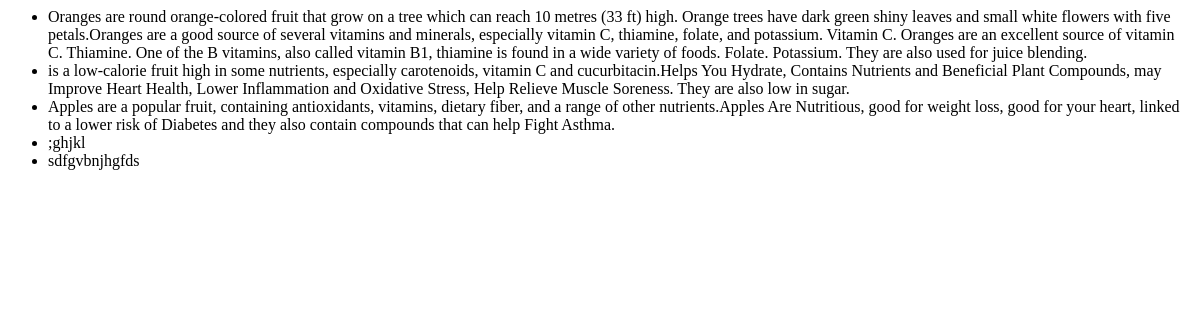
/product/, run on an earlier commit of the app's database.
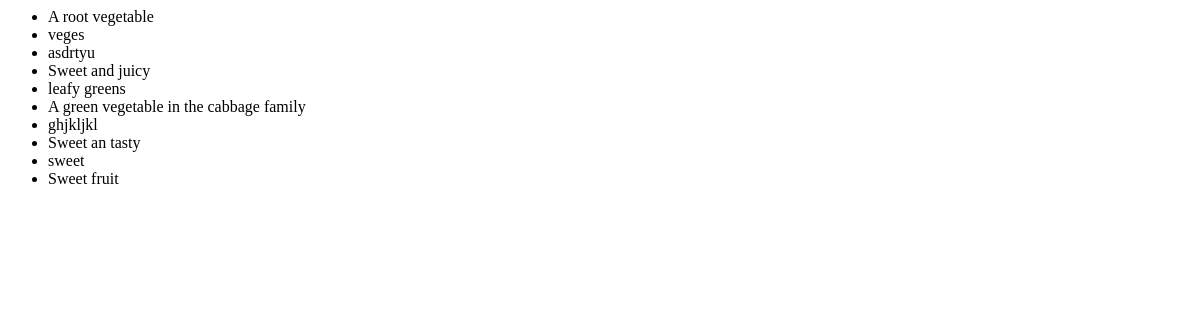
And on a later commit of the database.
### catalogue/models.py (models this page shows, shortened)
class Product(models.Model):
    title = models.CharField(max_length=50)
    category = models.ForeignKey(ProductCategory, on_delete=models.CASCADE)
    description = models.TextField()
    supplier_price = models.DecimalField(max_digits=6, decimal_places=2)
    selling_price = models.DecimalField(max_digits=6, decimal_places=2)
    supplier = models.ForeignKey(ProductSupplier, on_delete=models.CASCADE)
    kiosk = models.ForeignKey(Kiosk, on_delete=models.CASCADE)
    number_in_stock = models.IntegerField()
    image = models.ImageField(upload_to="gallery")

### catalogue/views.py (the view)
# urls.py: path('product/', product_list, name="product-list"),
def product_list(request):
    products = Product.objects.all()
    return render(request,'product_list.html',{'products':products})

### catalogue/templates/product_list.html
<ul>
    {% for product in products %}
        <li>{{ product.description}}</li>
    {% endfor %}
</ul>

What changed in the data, as far as the page shows it:
removed Product: description "Oranges are round orange-colored fruit that grow on a tree which can reach 10 metres (33 ft) high. Orange trees have dark green shiny leaves and small white flowers with five petals.Oranges are a good source of several vitamins and minerals, especially vitamin C, thiamine, folate, and potassium. Vitamin C. Oranges are an excellent source of vitamin C. Thiamine. One of the B vitamins, also called vitamin B1, thiamine is found in a wide variety of foods. Folate. Potassium. They are also used for juice blending."
removed Product: description "is a low-calorie fruit high in some nutrients, especially carotenoids, vitamin C and cucurbitacin.Helps You Hydrate, Contains Nutrients and Beneficial Plant Compounds, may Improve Heart Health, Lower Inflammation and Oxidative Stress, Help Relieve Muscle Soreness. They are also low in sugar."
removed Product: description "Apples are a popular fruit, containing antioxidants, vitamins, dietary fiber, and a range of other nutrients.Apples Are Nutritious, good for weight loss, good for your heart, linked to a lower risk of Diabetes and they also contain compounds that can help Fight Asthma."
removed Product: description ";ghjkl"
removed Product: description "sdfgvbnjhgfds"
added Product: description "A root vegetable"
added Product: description "veges"
added Product: description "asdrtyu"
added Product: description "Sweet and juicy"
added Product: description "leafy greens"
added Product: description "A green vegetable in the cabbage family"
added Product: description "ghjkljkl"
added Product: description "Sweet an tasty"
added Product: description "sweet"
added Product: description "Sweet fruit"
